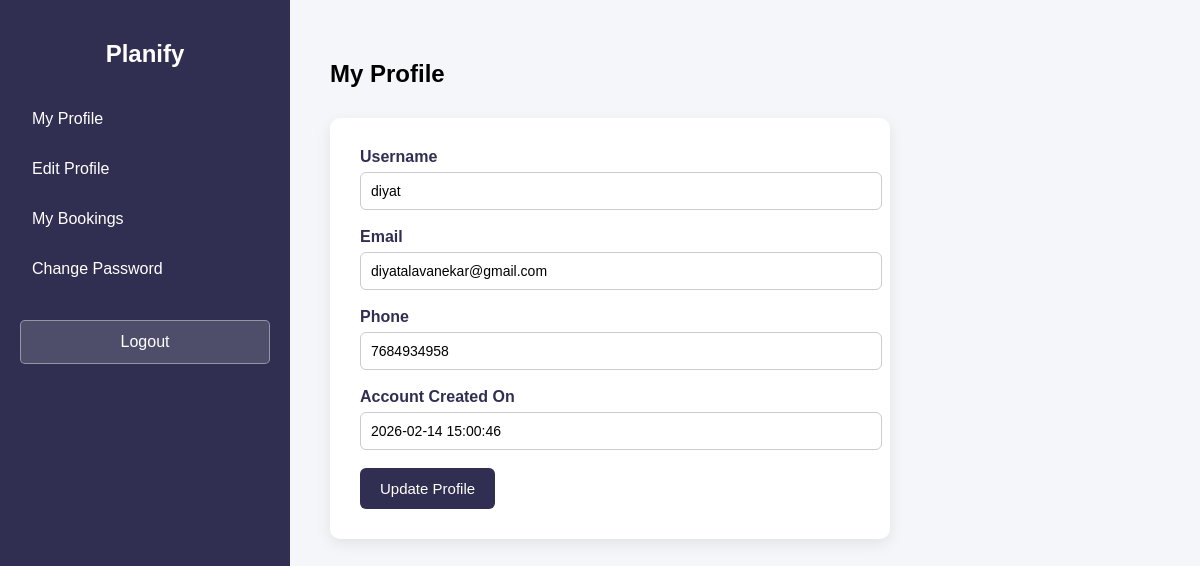
Page /user/my_profile.php (signed in) on the committed database.
### tables this page shows
CREATE TABLE `users` (
  `id` int(11) NOT NULL,
  `username` varchar(100) NOT NULL,
  `email` varchar(150) NOT NULL,
  `phone` varchar(15) NOT NULL,
  `password` varchar(255) NOT NULL,
  `created_at` timestamp NOT NULL DEFAULT current_timestamp()
);

### user/my_profile.php (the view, shortened to what this page needs)
<?php
include("../config/db.php");
$user_id = $_SESSION['user_id'];
$stmt = $conn->prepare("SELECT username, email, phone, created_at FROM users WHERE id=?");
$stmt->bind_param("i", $user_id);
$stmt->execute();
$result = $stmt->get_result();
$user = $result->fetch_assoc();
?>
<!DOCTYPE html>
<html>
<head>
    <link rel="stylesheet" href="user.css">
</head>
<body>
    <div class="dashboard-container">
        <?php include("user_sidebar.php"); ?>
        <div class="main-content">
            <h2 class="page-title">My Profile</h2>
            <form action="update_profile.php" method="POST" id="profileForm" class="profile-form">
                <label>Username</label>
                <input type="text" name="username"
                    value="<?php echo htmlspecialchars($user['username']); ?>"
                    required>
                <label>Email</label>
                <input type="email" name="email"
                    value="<?php echo htmlspecialchars($user['email']); ?>"
                    required>
                <label>Phone</label>
                <input type="text" name="phone"
                    value="<?php echo htmlspecialchars($user['phone']); ?>"
                    pattern="[0-9]{10}"
                    title="Enter 10 digit phone number"
                    required>
                <label>Account Created On</label>
                <input type="text"
                    value="<?php echo $user['created_at']; ?>"
                    readonly>
                <button type="submit" class="btn-save">Update Profile</button>
            </form>
        </div>
    </div>
</body>
</html>

### user/user.css (style rules this page uses)
body { margin: 0; font-family: Arial, sans-serif; background-color: #f4f4f4; }
.dashboard-container { display: flex; min-height: 100vh; }
.main-content { flex: 1; padding: 40px; background-color: #f4f6f9; max-width: 1200px; }
.profile-form { background-color: #ffffff; padding: 30px; border-radius: 10px; box-shadow: 0 5px 15px rgba(0, 0, 0, 0.08); max-width: 500px; margin-top: 30px; }
.profile-form label { display: block; margin-bottom: 6px; font-weight: bold; color: rgb(48, 47, 81); }
.profile-form input { width: 100%; padding: 10px; margin-bottom: 18px; border: 1px solid #cccccc; border-radius: 6px; font-size: 14px; transition: 0.3s; }
.btn-save { background-color: rgb(48, 47, 81); color: #ffffff; padding: 12px 20px; border: none; border-radius: 6px; font-size: 15px; cursor: pointer; transition: 0.3s; }

### rows in the picture
users: username "diyat", email "diyatalavanekar@gmail.com", phone "7684934958", created_at "2026-02-14 15:00:46"
